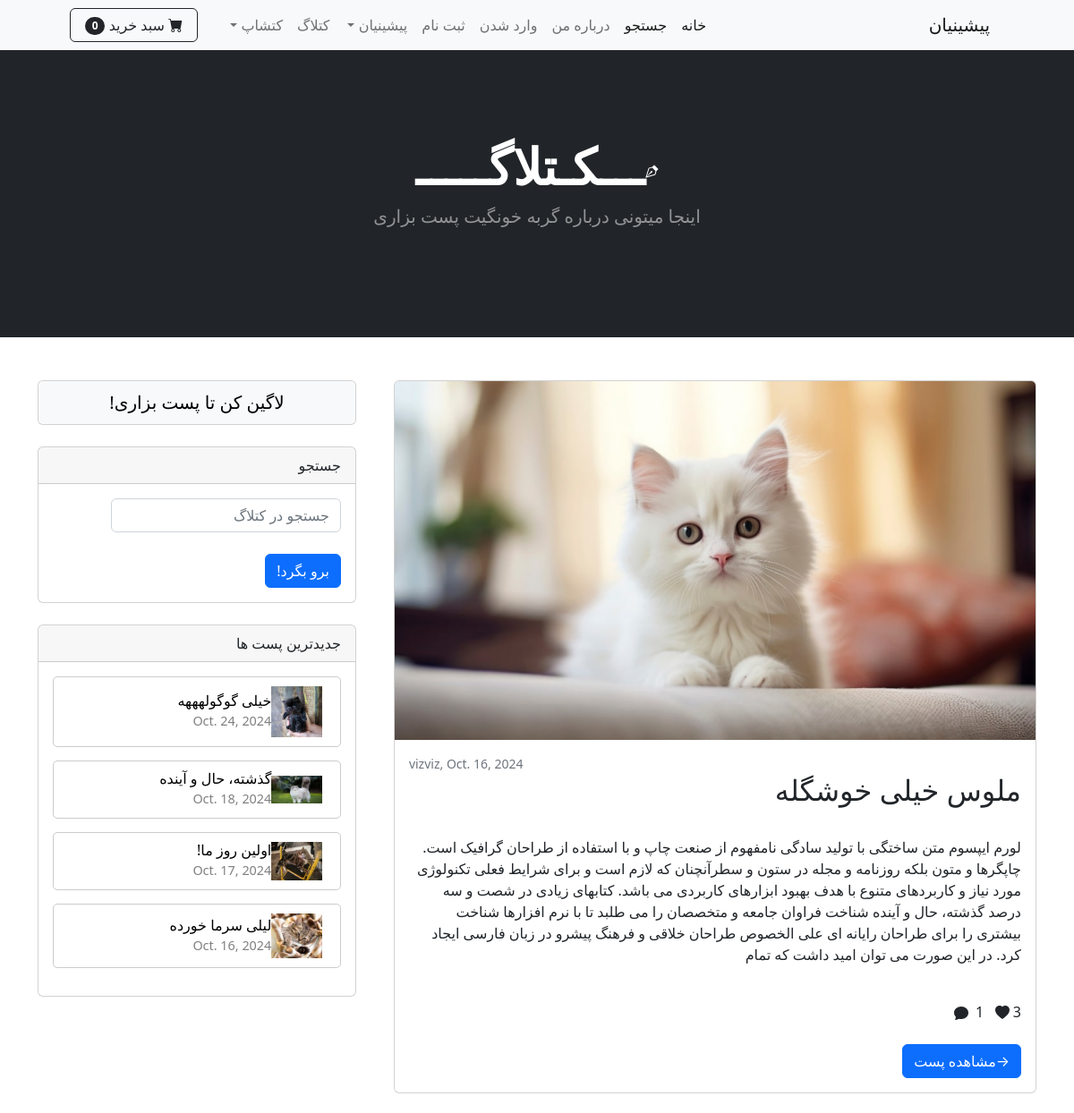
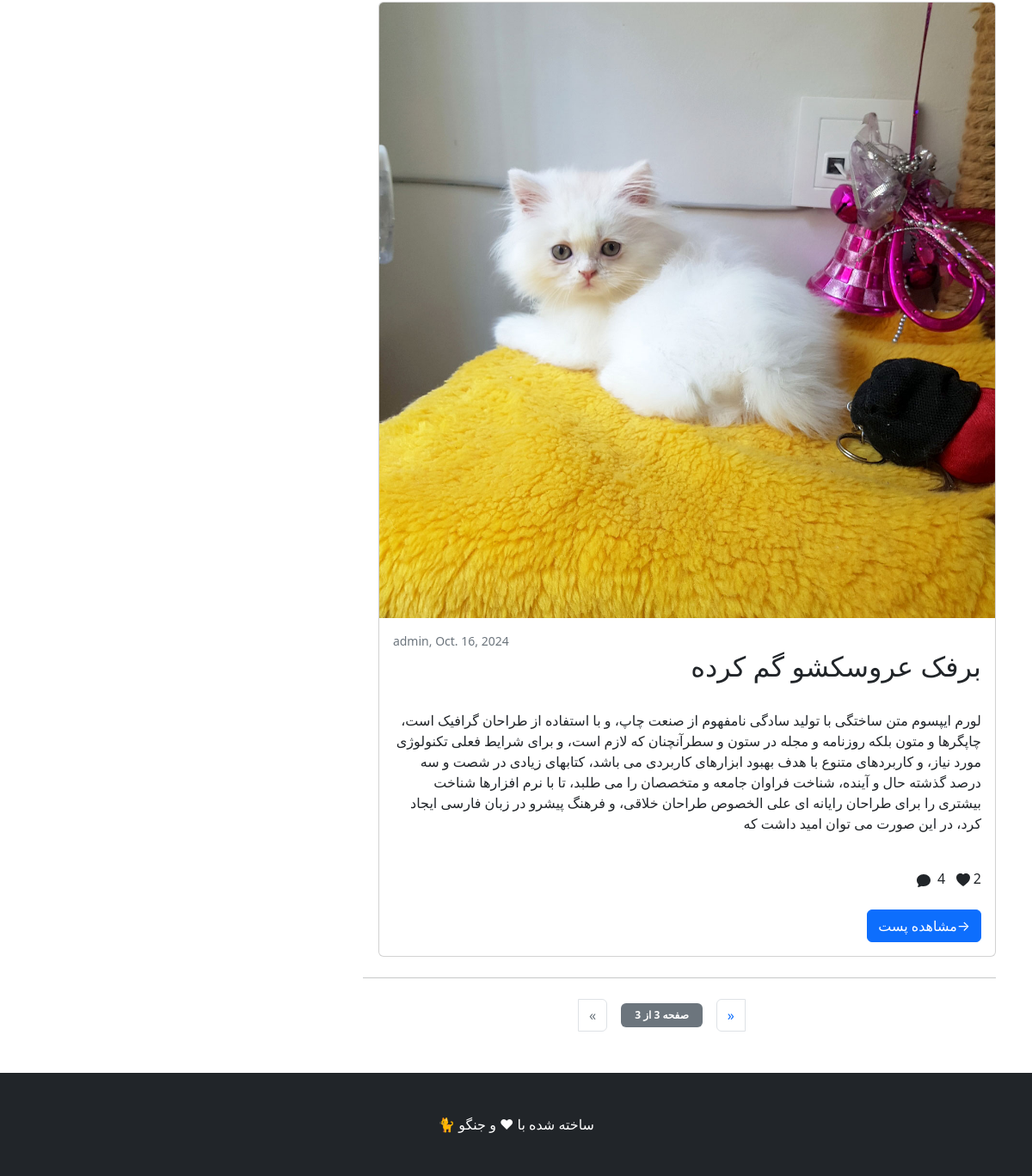
/catlog/?page=3, run on the app's committed database (2 pictures, top to bottom).
### catlog/models.py (models this page shows, shortened)
class Post(models.Model):
    cat_name = models.CharField(max_length=50)
    title = models.CharField(max_length=250)
    excerpt = models.TextField(max_length=500, default='', blank=True, null=True)
    body = models.TextField()
    writer = models.ForeignKey(User ,on_delete=models.CASCADE)
    date = models.DateField(default=date.today)
    picture = models.ImageField(upload_to='upload/%y/%m/%d')
    profile = models.ForeignKey(Profile, on_delete=models.CASCADE, null=True, blank=True)
    likes = models.ManyToManyField(User, related_name='liked_posts', blank=True,null=True)
    def total_likes(self):
        return self.likes.count()

### catlog/views.py (the view)
# urls.py: path('',CatlogHome.as_view() , name='catlog'),
class CatlogHome(View):
    model = Post # مدل پست رو بردار به این تمپلیت ارسال کن . از نوع لیست است
    template_name = 'catlog_home.html'  #ما نیاز داریم یک لیستی رو ببینیم
    paginate_by = 2
    def get(self,request):
        posts = Post.objects.all().order_by('-date')
        paginator = Paginator(posts, self.paginate_by)#  همه پست هارو میخونه  و براساس اینکه گفتیم چندتا چندتا تویه صفحه قرار بده یه شی به نام پجینیتور میسازه. پس پجینیتور ما شامل یه تعداد صفحه میشه که تو هر صفحه یه تعداد پست قرار گرفته
        page_number = request.GET.get('page')# شماره صفحه . به سراغ ریکوئست کاربر از نوع گت میریم . پیج را ازش استخراج میکنیم این پیج از طریق همون ریکوئست کاربر بما میرسع و میفرسته
        page_obj = paginator.get_page(page_number) #با متد گت پیج برو  شماره پیجی که کاربر میخواد استخراج کن بریز تو این
        user_profile = None
        if request.user.is_authenticated:  # اگر کاربر لاگین باشد
            try:
                user_profile = Profile.objects.get(user=request.user)  # پروفایل کاربر
            except Profile.DoesNotExist:
                user_profile = None  # اگر پروفایل تعریف نشده باشد
        posts_with_comments = []
        for post in page_obj:
            post.comment_count = post.comment_set.count()
            posts_with_comments.append(post)
        context = {
            'post_list': page_obj,
            'user_profile': user_profile,
        }
        return render(request, self.template_name, context )

### cart/cart.py (called while the page is built)
    def __len__(self):
        return sum(item['product_count'] for item in self.cart.values())

### cart/context_processors.py (called while the page is built)
def cart(request):
    return {'cart':Cart(request)}

### catlog/context_processors.py (called while the page is built)
def recent_posts(request):
    recent_posts = Post.objects.order_by('-date')[:4]
    return {'recent_posts':recent_posts}

### catlog/templates/catlog_home.html (shortened to what this page needs)
{% extends 'base.html' %}
{% block content %}
  <header class="bg-dark py-5">
    <div class="container px-4 px-lg-5 my-5">
         <div class="text-center text-white">
             <h1 class="display-4 fw-bolder"> ـــکـتلاگـــــ</h1>
             <p class="lead fw-normal text-white-50 mb-0"> اینجا میتونی درباره گربه خونگیت پست بزاری </p>
          </div>
          <br>
    </div>
</header>
<br><br>
<div class="container">
    <div class="row">
        <div class="col-lg-8">
             {% for post in post_list %}
            <div class="card mb-4" style="width: 19cm; height: auto;">
                <a href="{% url 'post_detail' post.pk %}"><img class="card-img-top" src="{{ post.picture.url }}" alt="..."   /></a>
                <div class="card-body">
                    <div class="small text-muted" dir="ltr">{{ post.writer }},  {{ post.date }}</div>
                    <a class="text-decoration-none link-dark stretched-link" href="{% url 'post_detail' post.pk %}"><h2 class="card-title">{{ post.title }}</h2></a>
                    <br>
                    <p class="card-text">{{ post.excerpt }}</p>
                    <br>
                    {{ post.total_likes }}  <svg xmlns="http://www.w3.org/2000/svg" width="16" height="16" fill="currentColor" class="bi bi-heart-fill" viewBox="0 0 16 16">
                        <path fill-rule="evenodd" d="M8 1.314C12.438-3.248 23.534 4.735 8 15-7.534 4.736 3.562-3.248 8 1.314"/>
                      </svg>
                      {{ post.comment_count }} &nbsp;
                       <br><br>
                    <a class="btn btn-primary" href="{% url 'post_detail' post.pk %}"> →مشاهده پست </a>
                </div>
            </div>
            {% endfor %}
            {% if post_list.has_other_pages %}
            <nav aria-label="Pagination">
                <hr class="my-0" />
                <div class="blog-pagination text-center">
                    <ul class="pagination justify-content-center my-4 align-items-center">
                        {% if post_list.has_previous %}
                        <li class="page-item">
                            <a class="page-link" href="?page={{ post_list.previous_page_number }}" aria-label="Previous">
                                &laquo;
                            </a>
                        </li>
                        {% else %}
                        <li class="page-item disabled">
                            <span class="page-link">&laquo;</span>
                        </li>
                        {% endif %}
                        <li class="page-item disabled mx-3">
                            <span class="badge bg-secondary px-3 py-2">
                                <strong>صفحه {{ post_list.number }} از {{ post_list.paginator.num_pages }}</strong>
                            </span>
                        </li>
                        {% if post_list.has_next %}
                        <li class="page-item">
                            <a class="page-link" href="?page={{ post_list.next_page_number }}" aria-label="Next">
                                &raquo;
                            </a>
                        </li>
                        {% else %}
                        <li class="page-item disabled">
                            <span class="page-link">&raquo;</span>
                        </li>
                        {% endif %}
                    </ul>
                </div>
            </nav>
        {% endif %}
        <br>
        </div>
        <div class="col-lg-4">
            <div class="card mb-4">
                {% if user.is_authenticated %}
                <div class="card-header">پروفایل من</div>
                {% if user_profile.photo %}
                <div class="profile-photo-container" style="text-align: center; margin-top: 10px;">
                    <img src="{{ user_profile.photo.url }}" alt="عکس پروفایل"
                         style="width: 80px; height: 80px; border-radius: 50%; object-fit: cover; border: 2px solid #ccc;">
                </div>
                {% else %}
                <br>
                <center> <img src="https://via.placeholder.com/150" alt=""
                     style="width: 80px; height: 80px; border-radius: 50%; object-fit: cover; border: 2px solid #ccc;"></center>
                {% endif %}
                <center><div class="font-monospace" role="alert"><b>{{ user_profile.user.username }} </b></div> </center>
                <center><p class="text-lowercase"><small>{{ user_profile.biography }} </small></p></center>
                <div class="d-flex justify-content-center align-items-center mt-3">
                    <a href="{% url 'new_post' %}"
                       class="btn btn-sm btn-primary mx-2 text-decoration-none"
                       role="button">
                        افزودن پست جدید
                    </a>
                    <a href="{% url 'update_profile' %}"
                       class="btn btn-sm btn-secondary mx-2 text-decoration-none"
                       role="button">
                        ویرایش پروفایل
                    </a>
                </div>
                <div class="d-flex justify-content-center align-items-center mt-3">
                <a href="{% url 'my_posts' %}"
                class="btn btn-outline-secondary"
                role="button">
                 پست‌های من
                </a></div>
                <div class="card-body"></div>
                {% else %}
                <a href="{% url 'login' %}" class="btn btn-light btn-lg px-4"  role="button" >لاگین کن تا پست بزاری!</a>
                {% endif %}
            </div>
            <div class="card mb-4">
                <div class="card-header">جستجو</div>
                <div class="card-body">
                    <div class="input-group">
                       <form action="{% url 'search_catlog' %}" method="POST">
                        <input class="form-control" type="text" placeholder="جستجو در کتلاگ" aria-label="Enter search term..." aria-describedby="button-search" name="searched-catlog" />
                        <br><button type="submit" class="btn btn-primary"> برو بگرد! </button>
                       </form>
                    </div>
                </div>
            </div>
             {% block sidebar %}
                {% include 'catlog_sidebar.html' %}
             {% endblock sidebar %}
        </div>
    </div>
</div>
{% endblock content %}

### catlog/templates/catlog_sidebar.html
{% load static %}
  <div class="card mb-3">
    <div class="card-header"> جدیدترین پست ها </div>
    {% if recent_posts %}
    <div class="card-body">
        {% for post in recent_posts %}
        <div style="border: 1px solid #ccc; border-radius: 5px; padding: 10px; margin-bottom: 15px; display: flex; align-items: center;">
            <img src="{{ post.picture.url }}" alt="" style="width: 1.5cm; height: auto; margin-right: 10px;">
            <div>
                <h6 style="margin: 0;"><a href="{% url 'post_detail' post.pk %}" style="text-decoration: none; color: black;">  {{ post.title }}  </a></h6>
                <time datetime="2020-01-01" style="font-size: 0.9em; color: gray;">{{ post.date }}</time>
            </div>
        </div>
        {% endfor %}
    </div>
    {% else %}
      <p>No blog post is available!</p>
    {% endif %}
</div>

### data on the page
Post: picture (picture), writer "vizviz", date "Oct. 16, 2024", title "ملوس خیلی خوشگله", excerpt "لورم ایپسوم متن ساختگی با تولید سادگی نامفهوم از صنعت چاپ و با استفاده از طراحان گرافیک است. چاپگرها و متون بلکه روزنامه و مجله در ستون و سطرآنچنان که لازم است و برای شرایط فعلی تکنولوژی مورد نیاز و کاربردهای متنوع با هدف بهبود ابزارهای کاربردی می باشد. کتابهای زیادی در شصت و سه درصد گذشته، حال و آینده شناخت فراوان جامعه و متخصصان را می طلبد تا با نرم افزارها شناخت بیشتری را برای طراحان رایانه ای علی الخصوص طراحان خلاقی و فرهنگ پیشرو در زبان فارسی ایجاد کرد. در این صورت می توان امید داشت که تمام", total_likes "3"
Post: picture (picture), writer "admin", date "Oct. 16, 2024", title "برفک عروسکشو گم کرده", excerpt "لورم ایپسوم متن ساختگی با تولید سادگی نامفهوم از صنعت چاپ، و با استفاده از طراحان گرافیک است، چاپگرها و متون بلکه روزنامه و مجله در ستون و سطرآنچنان که لازم است، و برای شرایط فعلی تکنولوژی مورد نیاز، و کاربردهای متنوع با هدف بهبود ابزارهای کاربردی می باشد، کتابهای زیادی در شصت و سه درصد گذشته حال و آینده، شناخت فراوان جامعه و متخصصان را می طلبد، تا با نرم افزارها شناخت بیشتری را برای طراحان رایانه ای علی الخصوص طراحان خلاقی، و فرهنگ پیشرو در زبان فارسی ایجاد کرد، در این صورت می توان امید داشت که", total_likes "2", comment_count "4"
Post: picture (picture), title "خیلی گوگولهههه", date "Oct. 24, 2024"
Post: picture (picture), title "گذشته، حال و آینده", date "Oct. 18, 2024"
Post: picture (picture), title "اولین روز ما!", date "Oct. 17, 2024"
Post: picture (picture), title "لیلی سرما خورده", date "Oct. 16, 2024"

### other printed values
{{ cart|length }} "0"
{{ post_list.paginator.num_pages }} "3"
